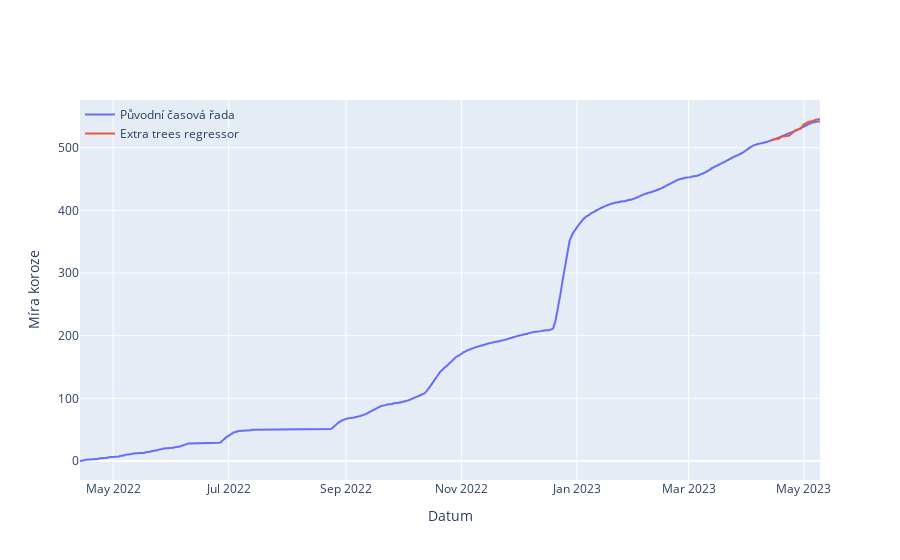

Notebook code cell kept with this figure:
### Markdown cell above
# Vykrelsení výsledků

### Code cell
zbytek = dataframe[8762:] #zbytek se musí definovat až tady pro opakovatelnost spuštění této buňky
cor_diff = np.cumsum(dataframe['corrosion_diff'])

# Inicializace grafu
fig = go.Figure()


# První graf: původní časová řada
fig.add_trace(
    go.Scatter(
        x=datetime,
        y=cor_diff,
        mode='lines',
        name = 'Původní časová řada'
    )
)

zbytek = zbytek.drop(columns=['corrosion_diff'])
predictions = exp.predict_model(best_model, data=zbytek)
predictions = predictions.rename(columns={'prediction_label': 'corrosion_diff'})

# posunutí odhadů pro porovnání s původní časovou řadou
pred_shifted = predictions['corrosion_diff']
pred_shifted[8762] += cor_diff[8761]  # přidání poslední hodnoty původní řady

# Druhý graf: predikovaná časová řada
fig.add_trace(
    go.Scatter(
        x=datetime[8762:],
        y=np.cumsum(pred_shifted),
        mode='lines',
        name = 'Extra trees regressor'
    )
)


# Update rozložení grafu
fig.update_layout(
    legend=dict(
        bgcolor='rgba(0,0,0,0)',  # Set background to transparent
        x=0,
        y=1,
        xanchor='left',
        yanchor='top'),
    xaxis_title='Datum',
    yaxis_title='Míra koroze',
    
)


fig.show()

### Figure 1 — Plotly figure (JSON) as saved in the notebook; plotly's stock layout.template omitted (floating-point values rounded to 4 significant figures; data arrays with more than 128 entries replaced by an {"elided": "..."} marker saying what was removed)
{"data": [{"mode": "lines", "name": "Původní časová řada", "type": "scatter", "x": {"elided": "9387 str values"}, "y": {"elided": "9387 float values"}}, {"mode": "lines", "name": "Extra trees regressor", "type": "scatter", "x": {"elided": "625 str values"}, "y": {"elided": "625 float values"}}], "layout": {"legend": {"bgcolor": "rgba(0,0,0,0)", "x": 0, "xanchor": "left", "y": 1, "yanchor": "top"}, "xaxis": {"title": {"text": "Datum"}}, "yaxis": {"title": {"text": "Míra koroze"}}}}
